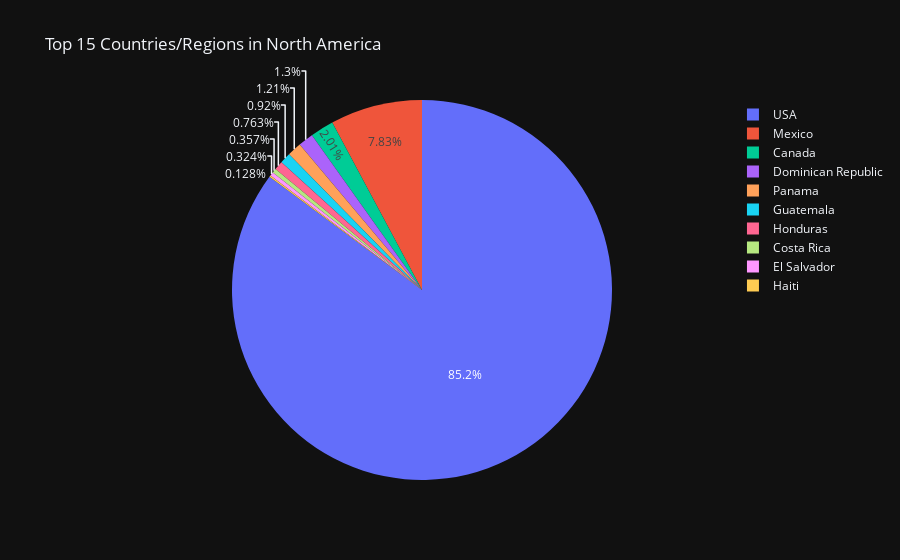

Source (notebook cell):
### Markdown cell above
# North America

### Code cell
px.pie(north_america[:10], values='TotalCases', names='Country/Region',template="plotly_dark",
       title='Top 15 Countries/Regions in North America')

### Figure 1 — Plotly figure (JSON) as saved in the notebook; plotly's stock layout.template omitted (floating-point values rounded to 4 significant figures)
{"data": [{"domain": {"x": [0, 1], "y": [0, 1]}, "hovertemplate": "Country/Region=%{label}<br>TotalCases=%{value}<extra></extra>", "labels": ["USA", "Mexico", "Canada", "Dominican Republic", "Panama", "Guatemala", "Honduras", "Costa Rica", "El Salvador", "Haiti"], "legendgroup": "", "name": "", "showlegend": true, "type": "pie", "values": [5032179, 462690, 118561, 76536, 71418, 54339, 45098, 21070, 19126, 7544]}], "layout": {"legend": {"tracegroupgap": 0}, "title": {"text": "Top 15 Countries/Regions in North America"}}}
